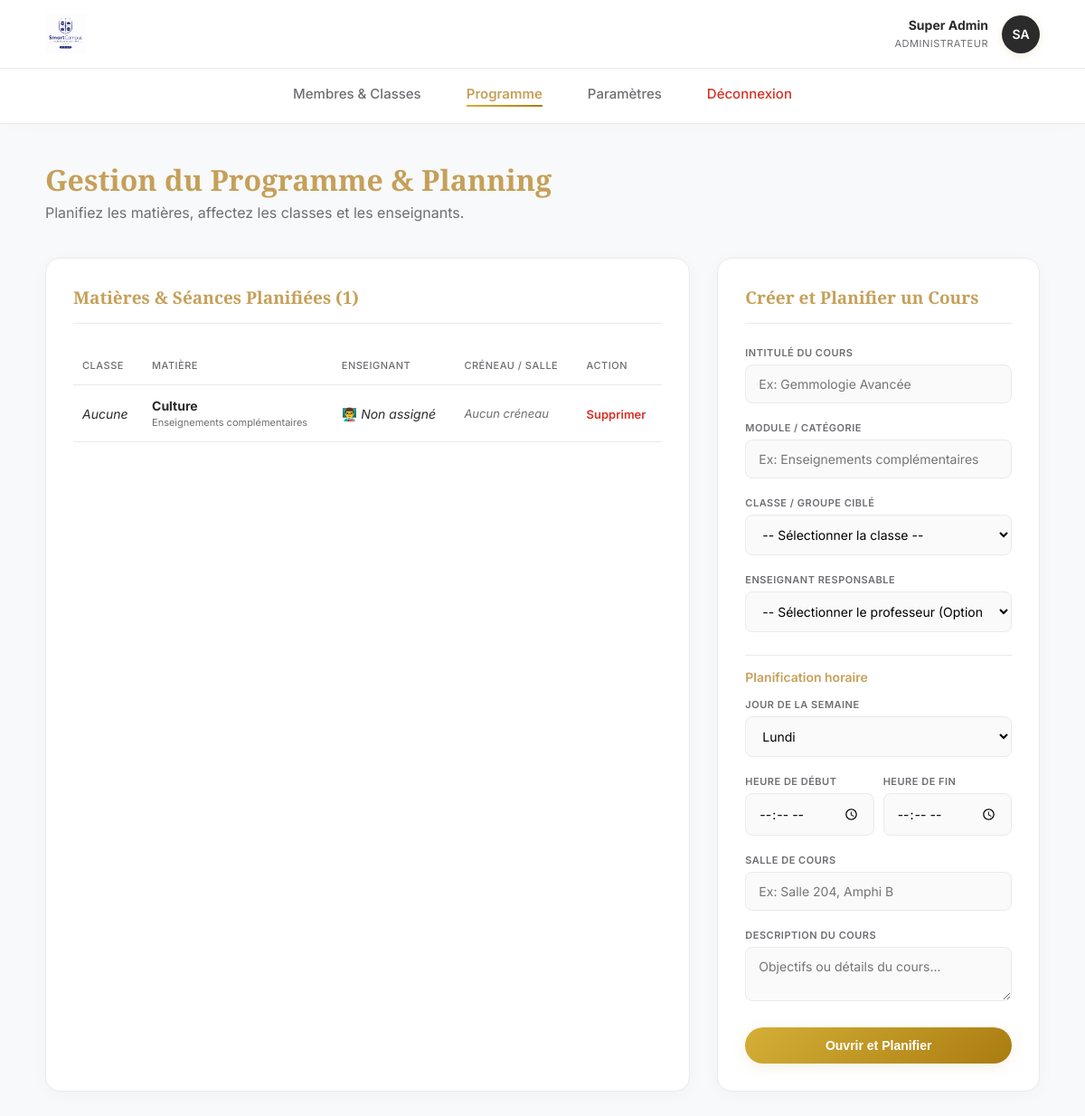
The app's page /gestion_cours.php (signed in), older data.
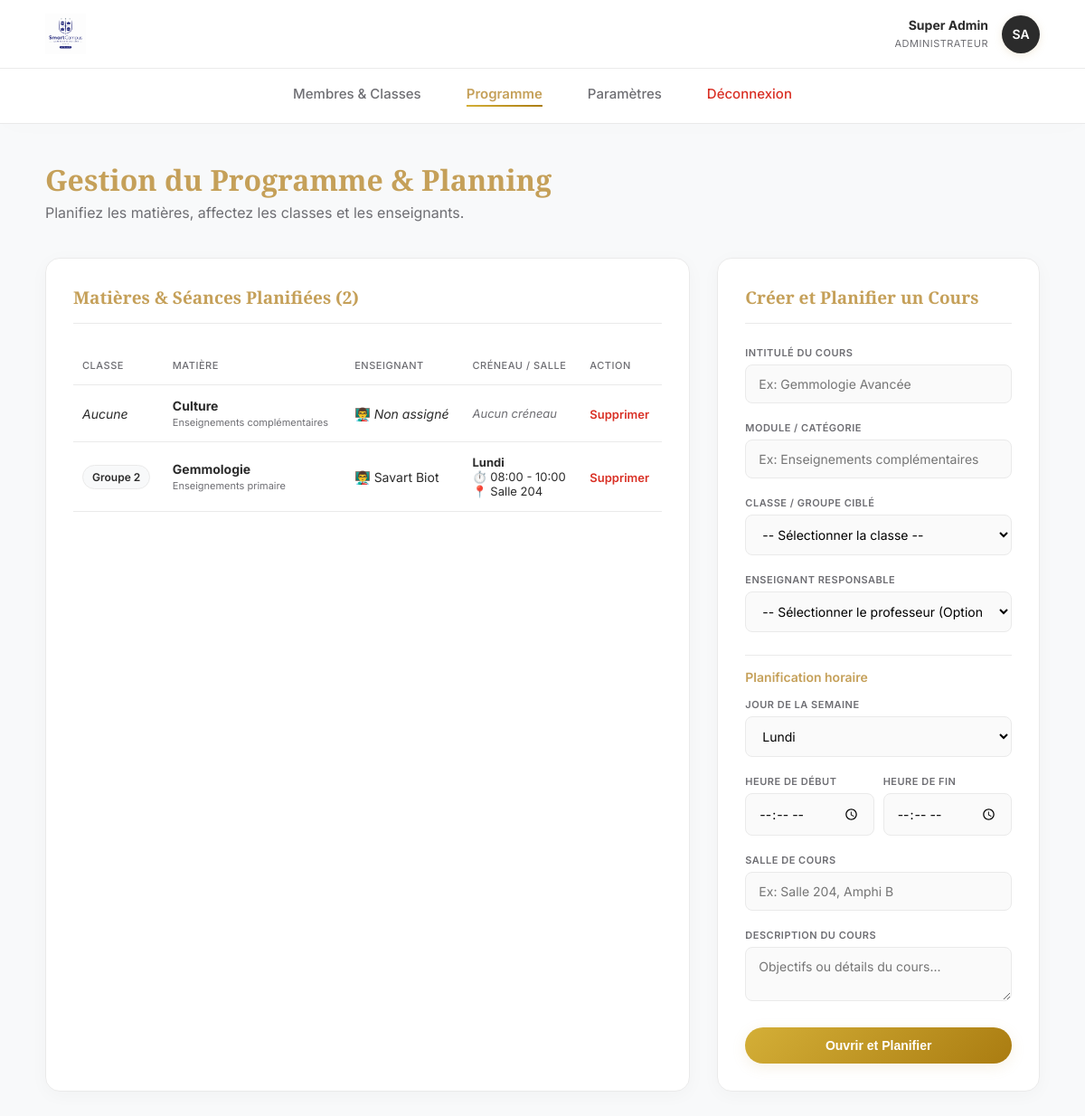
The same page, newer data.
### tables this page shows
CREATE TABLE cours (
        id INTEGER PRIMARY KEY AUTOINCREMENT,
        titre TEXT NOT NULL,
        categorie TEXT NOT NULL,
        description TEXT,
        groupe_id INTEGER,
        professeur_id INTEGER,
        FOREIGN KEY(groupe_id) REFERENCES groupes(id) ON DELETE CASCADE,
        FOREIGN KEY(professeur_id) REFERENCES utilisateurs(id) ON DELETE SET NULL
    );

CREATE TABLE groupes (
        id INTEGER PRIMARY KEY AUTOINCREMENT,
        nom TEXT NOT NULL UNIQUE
    );

CREATE TABLE utilisateurs (
        id INTEGER PRIMARY KEY AUTOINCREMENT,
        prenom TEXT NOT NULL,
        nom TEXT NOT NULL,
        email TEXT UNIQUE NOT NULL,
        role TEXT CHECK(role IN ('etudiant', 'professeur', 'administrateur')) NOT NULL,
        mot_de_passe_hash TEXT NOT NULL,
        statut_compte TEXT DEFAULT 'actif',
        groupe_id INTEGER,
        FOREIGN KEY(groupe_id) REFERENCES groupes(id) ON DELETE SET NULL
    );

CREATE TABLE cours_creneaux (
        id INTEGER PRIMARY KEY AUTOINCREMENT,
        cours_id INTEGER NOT NULL,
        jour_semaine INTEGER NOT NULL CHECK(jour_semaine BETWEEN 1 AND 7),
        heure_debut TIME NOT NULL,
        heure_fin TIME NOT NULL,
        salle TEXT NOT NULL,
        FOREIGN KEY(cours_id) REFERENCES cours(id) ON DELETE CASCADE
    );

### gestion_cours.php (the view, shortened to what the changed rows need)
<?php
require_once 'db.php';
$liste_cours = $db->query("
    SELECT c.id, c.titre, c.categorie, g.nom as nom_groupe, u.nom as prof_nom, u.prenom as prof_prenom,
           cc.jour_semaine, cc.heure_debut, cc.heure_fin, cc.salle
    FROM cours c
    LEFT JOIN groupes g ON c.groupe_id = g.id
    LEFT JOIN utilisateurs u ON c.professeur_id = u.id
    LEFT JOIN cours_creneaux cc ON c.id = cc.cours_id
    ORDER BY g.nom, cc.jour_semaine, cc.heure_debut
")->fetchAll(PDO::FETCH_ASSOC);
$jours_label = [1 => 'Lundi', 2 => 'Mardi', 3 => 'Mercredi', 4 => 'Jeudi', 5 => 'Vendredi', 6 => 'Samedi', 7 => 'Dimanche'];
?>
<!DOCTYPE html>
<html lang="fr">
<head>
    <link rel="stylesheet" href="style.css">
</head>
<body>
    <div class="container">
        <div style="margin-bottom: 40px;">
            <h1 style="margin:0; color:var(--primary);">Gestion du Programme & Planning</h1>
        </div>
        <div class="dashboard-grid">
            <div class="card">
                <div class="card-header"><h2>Matières & Séances Planifiées (<?= count($liste_cours) ?>)</h2></div>
                <table>
                    <tr><th>Classe</th><th>Matière</th><th>Enseignant</th><th>Créneau / Salle</th><th>Action</th></tr>
                    <?php foreach ($liste_cours as $c): ?>
                        <tr>
                            <td><?= $c['nom_groupe'] ? '<span class="badge badge-neutral">'.htmlspecialchars($c['nom_groupe']).'</span>' : '<em>Aucune</em>' ?></td>
                            <td>
                                <strong><?= htmlspecialchars($c['titre']) ?></strong><br>
                                <span style="font-size:11px; color:var(--text-muted);"><?= htmlspecialchars($c['categorie']) ?></span>
                            </td>
                            <td>👨‍🏫 <?= $c['prof_nom'] ? htmlspecialchars($c['prof_nom'] . ' ' . $c['prof_prenom']) : '<em>Non assigné</em>' ?></td>
                            <td style="font-size:13px;">
                                <?php if ($c['jour_semaine']): ?>
                                    <strong><?= $jours_label[$c['jour_semaine']] ?></strong><br>
                                    ⏱️ <?= date('H:i', strtotime($c['heure_debut'])) ?> - <?= date('H:i', strtotime($c['heure_fin'])) ?><br>
                                    📍 <?= htmlspecialchars($c['salle']) ?>
                                <?php else: ?>
                                    <span style="color:var(--text-muted); font-style:italic;">Aucun créneau</span>
                                <?php endif; ?>
                            </td>
                            <td>
                                <a href="gestion_cours.php?action=supprimer&id=<?= $c['id'] ?>" style="color:var(--danger); font-weight:600; text-decoration:none; font-size:13px;" onclick="return confirm('Attention ! Supprimer ce cours supprimera définitivement ses créneaux, ses notes et ses présences. Continuer ?');">Supprimer</a>
                            </td>
                        </tr>
                    <?php endforeach; ?>
                </table>
            </div>
            <div class="card">
                <div class="card-header"><h2>Créer et Planifier un Cours</h2></div>
            </div>
        </div>
    </div>
</body>
</html>

Row changes from the older to the newer data that the page shows:
added cours: groupe.nom "Groupe 2", titre "Gemmologie", categorie "Enseignements primaire", professeur.prenom "Savart Biot", cours_creneaux.jour_semaine "Lundi", cours_creneaux.heure_debut "08:00", cours_creneaux.heure_fin "10:00", cours_creneaux.salle "Salle 204"
Text that changed along with them:
count($liste_cours): "1" → "2"
